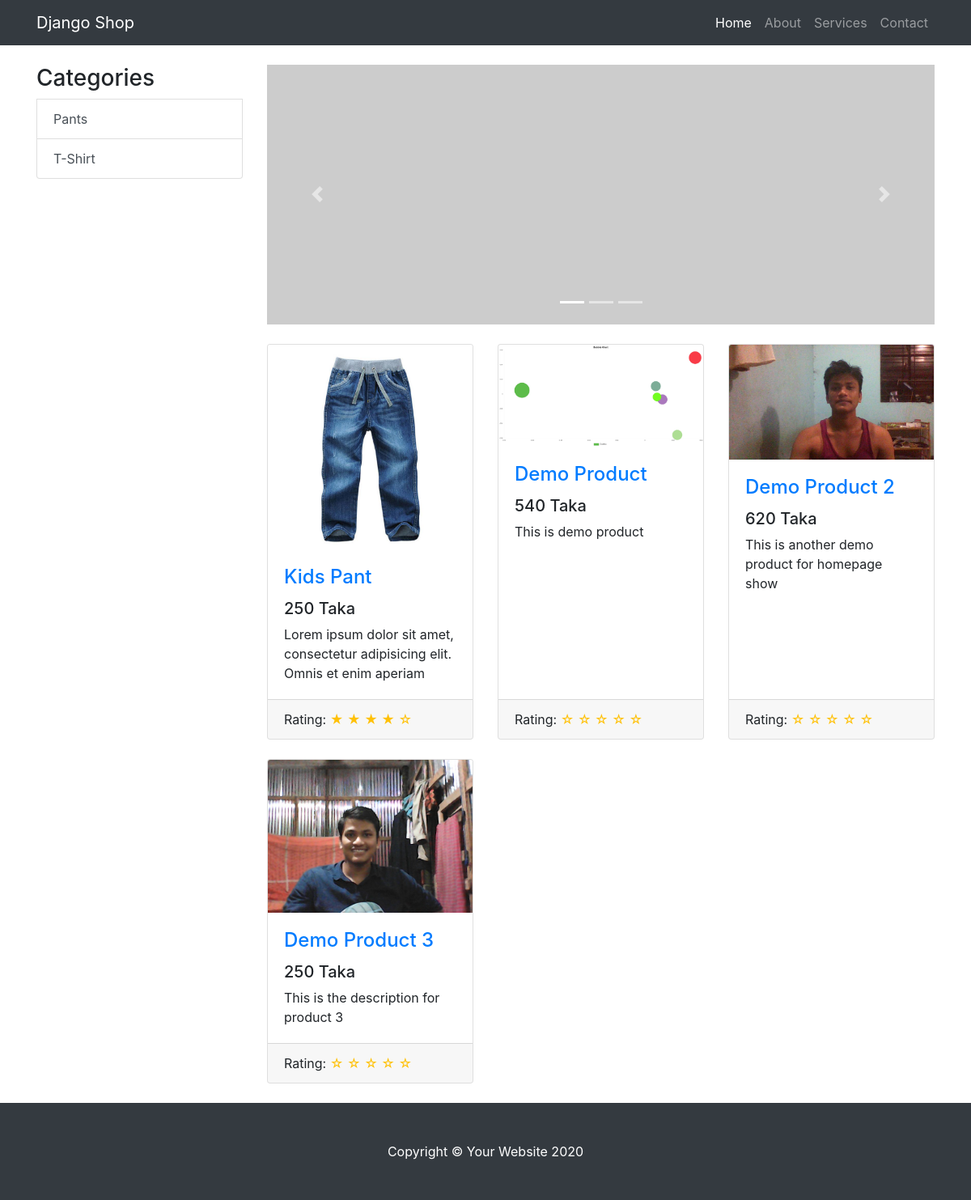
Before: / with the older database file.
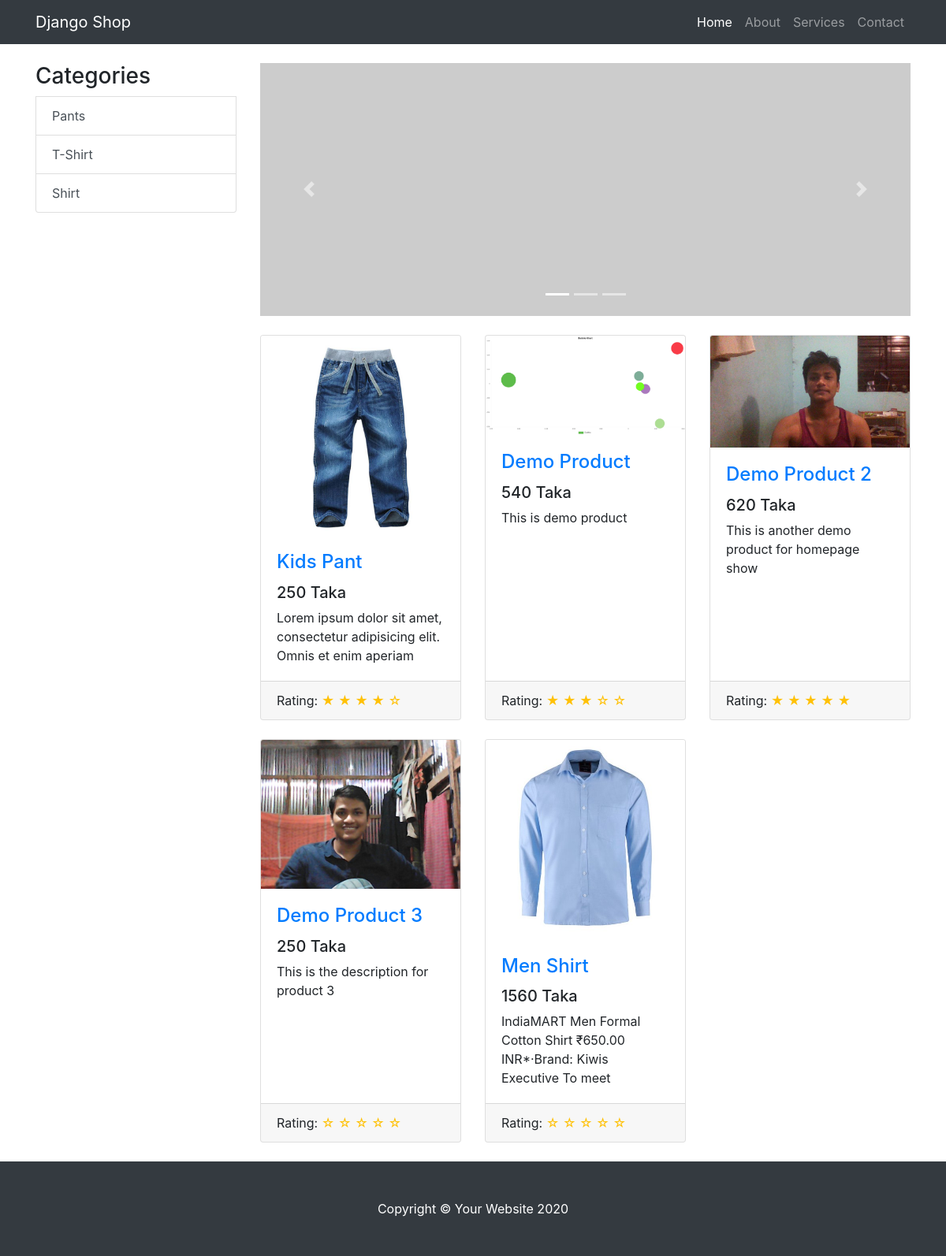
After: the same page with the newer database file.
### shop/models.py (models this page shows, shortened)
class ProductCategory(models.Model):
    category_name = models.CharField(max_length=100)

class Product(models.Model):
    product_name = models.CharField(max_length=260)
    product_price = models.IntegerField()
    product_description = models.TextField()
    product_picture = models.ImageField(upload_to='product_pictures', default='default-product.jpg')
    categories = models.ManyToManyField(ProductCategory)

### shop/views.py (the view)
# urls.py: path('', views.shop_home, name="shop_home"),
def shop_home(request):
    categories = ProductCategory.objects.all()
    products = Product.objects.all()
    reviews_list = []
    for product in products:
        review_star = 0
        count = 0
        reviews = product.productreview_set.all()
        for review in reviews:
            review_star += review.review_score
        if reviews.count() != 0:
            review_star = review_star / reviews.count()
        reviews_list.append(review_star)
    product_review_dict = dict(zip(products, reviews_list))
    context = {
        'products': products,
        'product_review_dict': product_review_dict,
        'categories': categories
    }
    return render(request, template_name='shop/shop_home.html', context=context)

### shop/templates/shop/shop_home.html (shortened to what this page needs)
{% extends 'shop/base.html' %}
{% block content %}
<div class="container">
	<div class="row">
		<div class="col-lg-3 my-4">
			<div class="list-group">
				<h3 class="display-5">Categories</h3>
				{% for category in categories %}
					<a href="#" class="list-group-item list-group-item-action">{{ category.category_name }}</a>
				{% endfor %}
			</div>
		</div>
		<div class="col-lg-9">
			<div id="carouselExampleIndicators" class="carousel slide my-4" data-ride="carousel">
				<ol class="carousel-indicators">
					<li data-target="#carouselExampleIndicators" data-slide-to="0" class="active"></li>
					<li data-target="#carouselExampleIndicators" data-slide-to="1"></li>
					<li data-target="#carouselExampleIndicators" data-slide-to="2"></li>
				</ol>
				<div class="carousel-inner" role="listbox">
					<div class="carousel-item active">
						<img class="d-block img-fluid" src="http://placehold.it/900x350" alt="First slide">
					</div>
				</div>
				<a class="carousel-control-prev" href="#carouselExampleIndicators" role="button" data-slide="prev">
					<span class="carousel-control-prev-icon" aria-hidden="true"></span>
				</a>
				<a class="carousel-control-next" href="#carouselExampleIndicators" role="button" data-slide="next">
					<span class="carousel-control-next-icon" aria-hidden="true"></span>
				</a>
			</div>
			<div class="row">
				{% if products %}
					{% for product in products %}
					<div class="col-lg-4 col-md-6 mb-4">
						<div class="card h-100">
							<a href="#"><img class="card-img-top" src="{{ product.product_picture.url }}" alt=""></a>
							<div class="card-body">
								<h4 class="card-title">
									<a href="{% url 'shop_item_details' product.id %}">{{ product.product_name }}</a>
								</h4>
								<h5>{{ product.product_price }} Taka</h5>
								<p class="card-text">{{ product.product_description|slice:":80" }}</p>
							</div>
							<div class="card-footer">
								{% for product_item, review_score in product_review_dict.items %}
									{% if product.id == product_item.id %}
									Rating:
										{% if review_score == 0 or review_score < 1 %}
											<span class="text-warning">&#9734; &#9734; &#9734; &#9734; &#9734;</span>
										{% elif review_score == 1 or review_score < 2 %}
											<span class="text-warning">&#9733; &#9734; &#9734; &#9734; &#9734;</span>
										{% elif review_score == 2 or review_score < 3 %}
											<span class="text-warning">&#9733; &#9733; &#9734; &#9734; &#9734;</span>
										{% elif review_score == 3 or review_score < 4 %}
											<span class="text-warning">&#9733; &#9733; &#9733; &#9734; &#9734;</span>
										{% elif review_score == 4 or review_score < 5 %}
											<span class="text-warning">&#9733; &#9733; &#9733; &#9733; &#9734;</span>
										{% else %}
											<span class="text-warning">&#9733; &#9733; &#9733; &#9733; &#9733;</span>
										{% endif %}
									{% endif %}
								{% endfor %}
							</div>
						</div>
					</div>
					{% endfor %}
				{% else %}
					<h3>No Product Found!</h3>
				{% endif %}
			</div>
		</div>
	</div>
</div>
{% endblock content %}

Changed rows visible on the page:
added ProductCategory: category_name "Shirt"
computed for Product "Demo Product": text "☆ ☆ ☆ ☆ ☆" → "★ ★ ★ ☆ ☆"
computed for Product "Demo Product 2": text "☆ ☆ ☆ ☆ ☆" → "★ ★ ★ ★ ★"
added Product: product_picture (picture), product_name "Men Shirt", product_price "1560", product_description "IndiaMART Men Formal Cotton Shirt ₹650.00 INR*·Brand: Kiwis Executive To meet", shows "Rating:"
